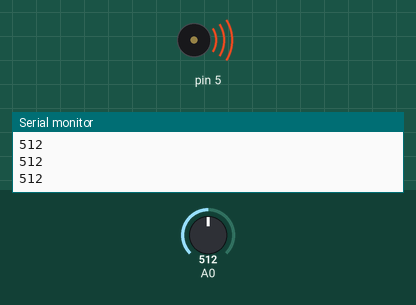
Bench run of a sketch on a simulated Arduino Uno, built with avr-gcc and run on an emulated ATmega328P. On the bench: buzzer (waves = sounding), the last lines printed to the serial monitor. The inputs (shaded band) are chosen by the test bench; at power-on: A0 = 512.

Above: at 1.2 s.
1.3 s: A0 set to 0
At 2.5 s:
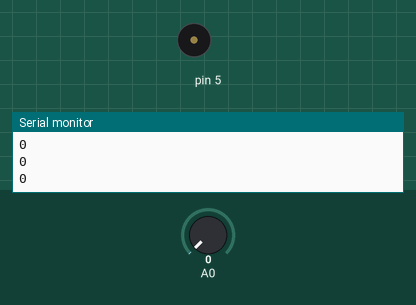
2.8 s: A0 set to 122
At 4.0 s:
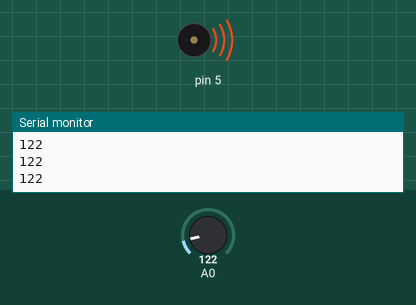
Timing chart, 0 to 5.8 s (numbered marks = the images above; inputs shaded):
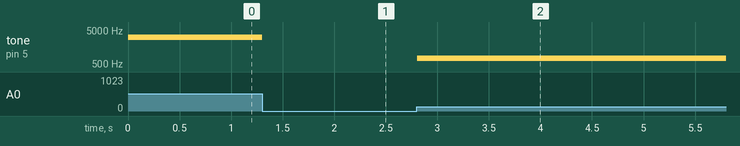

The sketch:

theramin.ino
```cpp
void setup() {
  // put your setup code here, to run once:
  Serial.begin(9600);

}

void loop() {
  // put your main code here, to run repeatedly:
  int sensorValue = analogRead(A0);
  Serial.println(sensorValue);
  tone(5,(sensorValue * 6),100);


}
```

Measured:
- after the input at 1.3 s, tone on pin 5: 3072 Hz → silent at once
- after the input at 2.8 s, tone on pin 5: silent → 732 Hz at once
